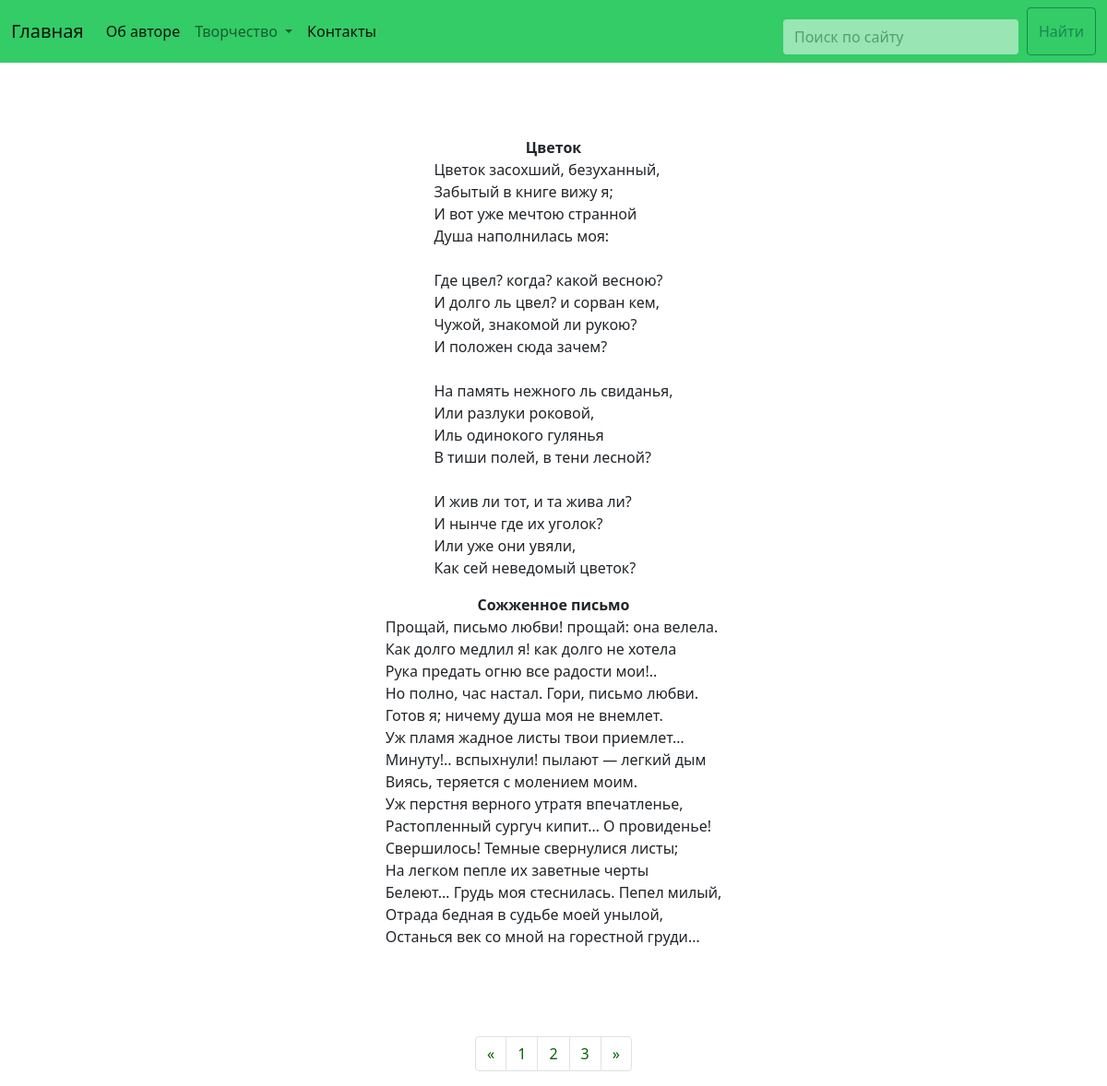
The page /prose on the database its author committed.
### tables this page shows
CREATE TABLE `prose` (
  `id` int(11) NOT NULL,
  `title` varchar(255) NOT NULL,
  `article` text NOT NULL
);

### config/routes.php (called while the page is built)
<?php
return array (
'newcomposition'=>'newcomposition/index',
'add'=>'add/index',
'update/([0-9]+)'=>'update/index/$1',
'edit/([0-9]+)'=>'edit/index/$1',
'editing/([0-9]+)'=>'editing/index/$1',
'editingup/([0-9]+)'=>'editingup/index/$1',
'delete/([0-9]+)'=>'delete/index/$1',
'deleteprose/([0-9]+)'=>'deleteprose/index/$1',
'prose/([0-9]+)'=>'prose/page/$1',
'poems/([0-9]+)'=>'poems/page/$1',
'prose'=>'prose/index',
'poems'=>'poems/index',
'cabinet'=>'cabinet/index',
'contact'=>'contact/index',
'about'=>'about/index',
'admin'=>'admin/index',
'login'=>'login/index',
 'main'=>'main/index',
''=>'main/index',
);

### controllers/ProseController.php (called while the page is built, shortened)
<?php
class ProseController
{
    public function actionIndex()
    {
    $prosecount = Prose::getcount();
    $prose = Prose::getprose();
    return require_once(ROOT . '/views/prose.php');
    }
}

### index.php (called while the page is built, shortened)
<?php
$a = new Router();
$a->Run();
?>

### models/prose.php (called while the page is built, shortened)
<?php
class Prose
{
   public static function getcount() {
      $pagecount = 2;
      $db = Db::getConnection();
      $sql = "SELECT * FROM prose";
      $query = $db->query($sql);
      $rowcount = $query->fetchAll(PDO::FETCH_ASSOC);
      $rowcounter = count($rowcount);
      return $counter = ceil($rowcounter/$pagecount);
   }
   public static function getprose()
   {
    $db = Db::getConnection();
    $sql = 'SELECT * FROM prose ORDER BY id DESC LIMIT  0, 2';
    $query = $db->query($sql);
    return $row = $query->fetchAll(PDO::FETCH_ASSOC);
   }
}

### views/prose.php (the view)
<?php require_once ROOT . '/views/layouts/header.php'; ?>
 <div class="containerItem justify-content-center align-items-center">
 <?php foreach($prose as $proseItem): ?>
 <p class="title" style="font-weight: bold;"><?php echo $proseItem['title']; ?></p>
 <p class="article"><?php echo nl2br($proseItem['article']); ?></p>
 <?php endforeach; ?>
 </div>
 <nav aria-label="Page navigation example">
<ul class="pagination justify-content-center">
    <li class="page-item">
    <a class="page-link" style="pointer-events:<?php if(intval(substr($_SERVER['REQUEST_URI'], -1)  ) == 1 || intval(substr($_SERVER['REQUEST_URI'], -1)) == 0) {
      echo 'none';
    } ?>" href="<?php
      $a = substr($_SERVER['REQUEST_URI'], -1);
       echo $a = $a -1;
        ?>
      " aria-label="Previous">
        <span aria-hidden="true" style="color:darkgreen">&laquo;</span>
      </a>
    </li>
    <?php for($i=1; $i<=$prosecount; $i++): ?>
    <li class="page-item"><a class="page-link" style="color:darkgreen" style="pointer-events:<?php if(intval(substr($_SERVER['REQUEST_URI'], -1))== $poemscount) {
      echo 'none';
    } ?>" href="<?php echo '/prose/'.$i; ?>"><?php echo $i; ?></a></li>
    <?php endfor; ?>
    <li class="page-item">
      <a class="page-link"  style="pointer-events:<?php if(intval(substr($_SERVER['REQUEST_URI'], -1))== $prosecount || intval(substr($_SERVER['REQUEST_URI'], -1)) == 0) {
      echo 'none';
    } ?>"  href="<?php
$b = intval(substr($_SERVER['REQUEST_URI'], -1));
        echo $b + 1;
        ?>
        " aria-label="Next">
        <span aria-hidden="true" style="color:darkgreen">&raquo;</span>
      </a>
    </li>
  </ul>
<?php require_once ROOT . '/views/layouts/footer.php';?>

### components/Router.php (shortened to what this page needs)
<?php
class Router
{
private $routes;
	public function __construct()
	{
	    $routesPath = ROOT . '/config/routes.php';
	    $this->routes = include($routesPath);
	}
	private function getUri()
	{
	    if(!empty($_SERVER['REQUEST_URI'])) {
	        return trim($_SERVER['REQUEST_URI'], '/');
	    }
	}
	public function Run()
	{
	    $uri = $this->getUri();
	   foreach($this->routes as $k => $v)
	   {
		   if(preg_match("~$k~", $uri))
		   {
			   $internalRoute = preg_replace("~$k~", $v, $uri);
			   $segments = explode('/', $internalRoute);
			   $controllerName = array_shift($segments) . 'Controller';
			   $actionName = 'action' . ucfirst(array_shift($segments));
			   $parameters = $segments;
			   $controllerObject = new $controllerName();
			   $result = call_user_func_array(array($controllerObject, $actionName), $parameters);
			   if($result != null) {
				   break;
			   }
		   }
	   }
	}
}

### template/css/style.css (style rules this page uses)
.containerItem { display: flex; flex-direction: column; margin: 10vh auto; width: 50vw; }
.title { margin: 0 auto; }

### rows shown on the page
prose: title "Цветок", article "Цветок засохший, безуханный, Забытый в книге вижу я; И вот уже мечтою странной Душа наполнилась моя: Где цвел? когда? какой весною? И долго ль цвел? и сорван кем, Чужой, знакомой ли рукою? И положен сюда зачем? На память нежного ль свиданья, Или разлуки роковой, Иль одинокого гулянья В тиши полей, в тени лесной? И жив ли тот, и та жива ли? И нынче где их уголок? Или уже они увяли, Как сей неведомый цветок?"
prose: title "Сожженное письмо", article "Прощай, письмо любви! прощай: она велела. Как долго медлил я! как долго не хотела Рука предать огню все радости мои!.. Но полно, час настал. Гори, письмо любви. Готов я; ничему душа моя не внемлет. Уж пламя жадное листы твои приемлет… Минуту!.. вспыхнули! пылают — легкий дым Виясь, теряется с молением моим. Уж перстня верного утратя впечатленье, Растопленный сургуч кипит… О провиденье! Свершилось! Темные свернулися листы; На легком пепле их заветные черты Белеют… Грудь моя стеснилась. Пепел милый, Отрада бедная в судьбе моей унылой, Останься век со мной на горестной груди…"
